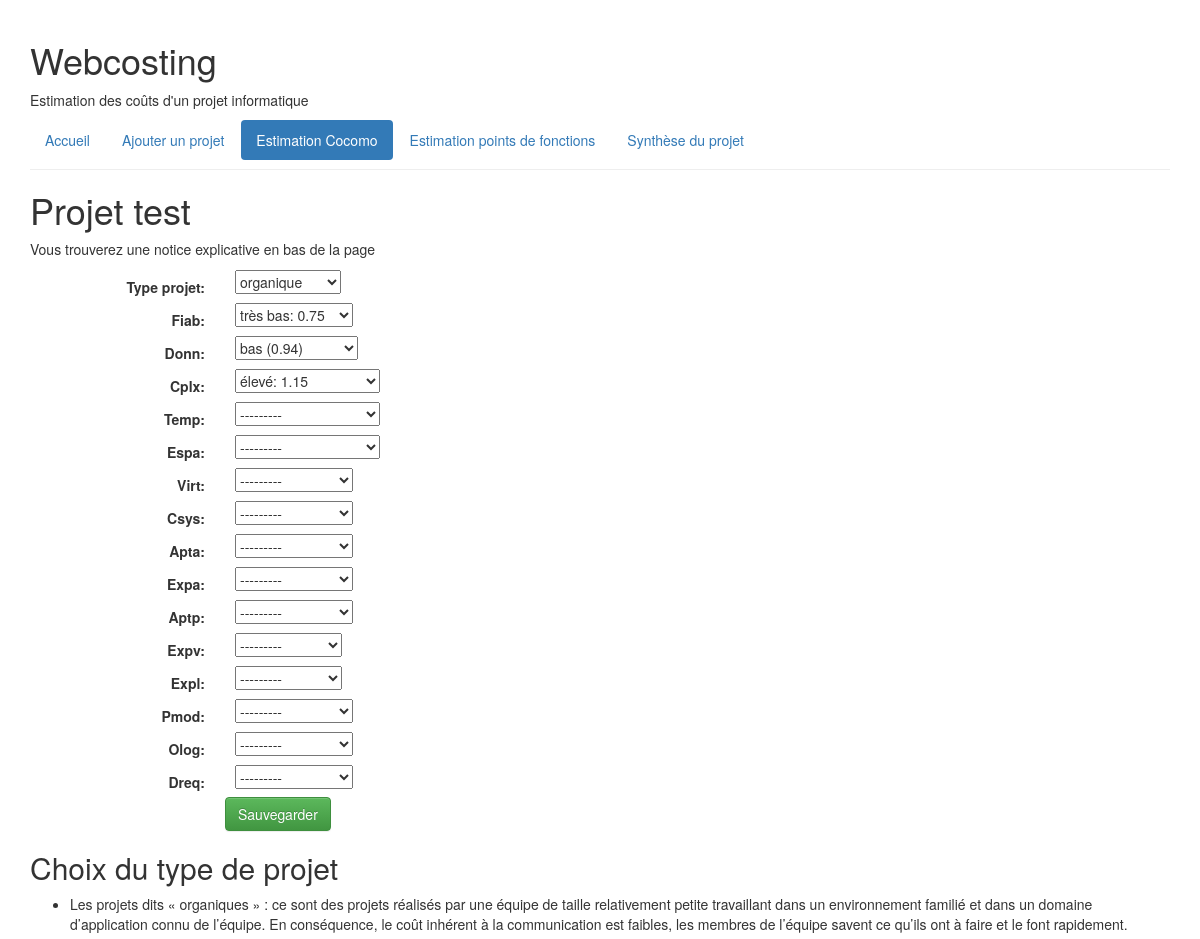
Before: /webcosting/projet/129/cocomo/update/ (upper part) with the older database file.
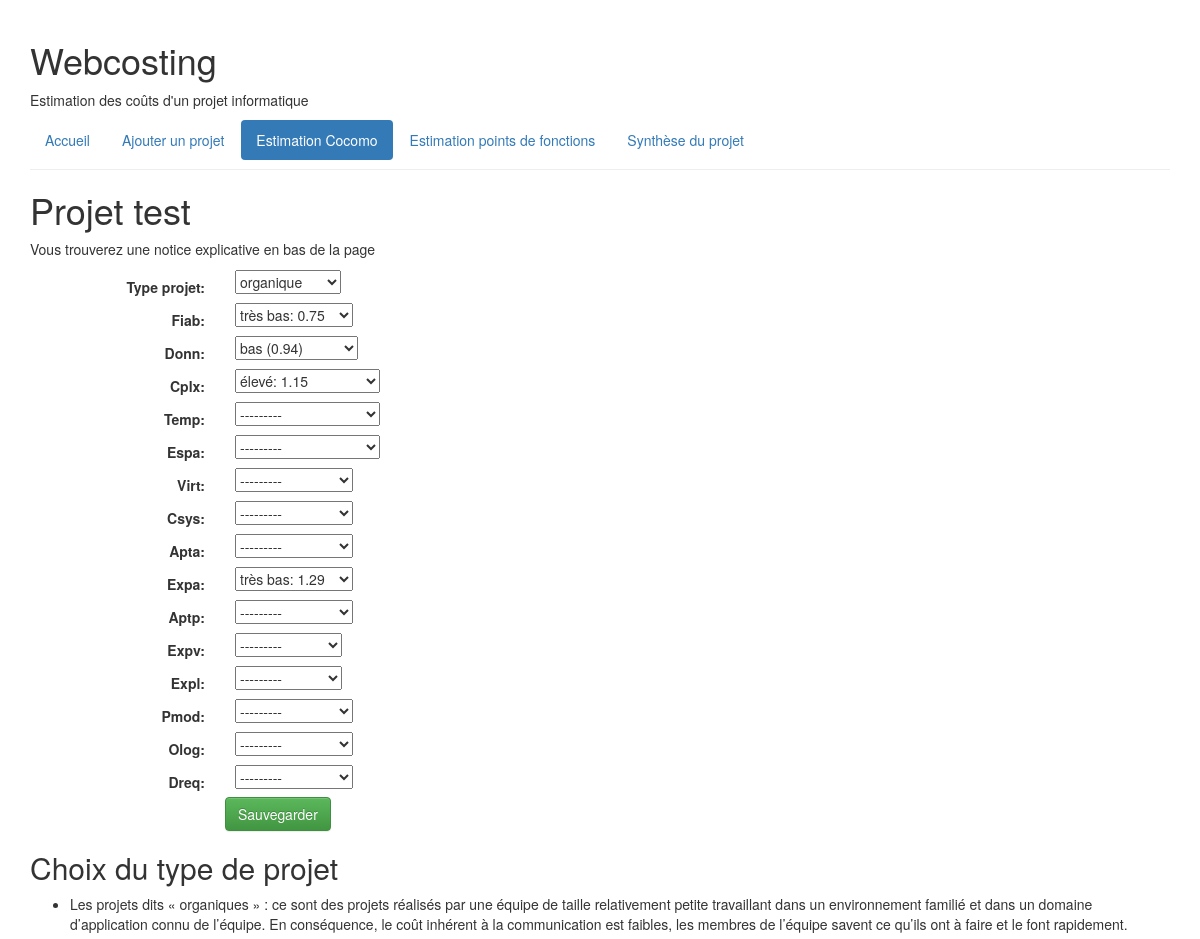
After: the same page with the newer database file.
### webcosting/models.py (models this page shows, shortened)
class Projet(models.Model):
    nom_projet = models.CharField(
        'nom du projet',
        max_length=100,
        default=None
        )
    date_dernier_enregistrement = models.DateTimeField(
        'date du dernier enregistrement',
        auto_now=True,
        null=True
        )
    ORGANIQUE = 'OR'
    SEMIDETACHE = 'SD'
    EMBARQUE = 'EM'
    TYPE_PROJET_CHOIX = (
        (ORGANIQUE, 'organique'),
        (SEMIDETACHE, 'semi-détaché'),
        (EMBARQUE, 'embarqué'),
    )
    type_projet = models.CharField(
        max_length=2,
        choices=TYPE_PROJET_CHOIX,
        default='organique'
        )
    taille_projet = models.ForeignKey(
        TailleProjet,
        on_delete=models.CASCADE,
        blank=True,
        null=True,
        )
    language_de_programmation = models.ForeignKey(
        LanguageDeProgrammation,
        on_delete=models.CASCADE,
        blank=True,
        null=True,
        )
    facteur_ajustement = models.IntegerField(
        default=1,
        blank=True,
        null=True,
        )
    FIAB_CHOIX = (
        (0.75, 'très bas: 0.75'),
        (0.88, 'bas: 0.88'),
        (1.00, 'moyen: 1.00'),
        (1.15, 'élevé: 1.15'),
        (1.40, 'très élevé: 1.40'),
        )
    fiab = models.FloatField(
        choices=FIAB_CHOIX,
        default=1.00,
        blank=True,
        null=True,
        )
    DONN_CHOIX = (
        (0.94, 'bas (0.94)'),
        (1.00, 'moyen (1.00)'),
        (1.08, 'élevé (1.08)'),
        (1.16, 'très élevé (1.16)'),
        )
    donn = models.FloatField(
        choices=DONN_CHOIX,
        default=1.00,
        blank=True,
        null=True,
        )
    CPLX_CHOIX = (
        (0.70, 'très bas: 0.70'),
        (0.85, 'bas: 0.85'),
        (1.00, 'moyen: 1.00'),
        (1.15, 'élevé: 1.15'),
        (1.30, 'très élevé: 1.30'),
        (1.65, 'très très élevé: 1.65'),
        )
    cplx = models.FloatField(
        choices=CPLX_CHOIX,
        default=1.00,
        blank=True,
        null=True,
        )
    TEMP_CHOIX = (
        (1.00, 'moyen: 1.00'),
        (1.11, 'élevé: 1.11'),
        (1.30, 'très élevé: 1.30'),
        (1.66, 'très très élevé: 1.66'),
        )
    temp = models.FloatField(
        choices=TEMP_CHOIX,
        default=1.00,
        blank=True,
        null=True,
        )
    ESPA_CHOIX = (
        (1.00, 'moyen: 1.00'),
        (1.06, 'élevé: 1.06'),
        (1.21, 'très élevé: 1.21'),
        (1.56, 'très très élevé: 1.56'),
        )
    espa = models.FloatField(
        choices=ESPA_CHOIX,
        default=1.00,
        blank=True,
        null=True,
        )
    VIRT_CHOIX = (
        (0.87, 'bas: 0.87'),
        (1.00, 'moyen: 1.00'),
        (1.15, 'élevé: 1.15'),
        (1.30, 'très élevé: 1.30'),
        )
    virt = models.FloatField(
        choices=VIRT_CHOIX,
        default=1.00,
        blank=True,
        null=True,
        )
    CSYS_CHOIX = (
        (0.87, 'bas: 0.87'),
        (1.00, 'moyen: 1.00'),
        (1.07, 'élevé: 1.07'),
        (1.15, 'très élevé: 1.15'),
        )
    csys = models.FloatField(
        choices=CSYS_CHOIX,
        default=1.00,
        blank=True,
        null=True,
        )
    APTA_CHOIX = (
        (1.46, 'très bas: 1.46'),
        (1.19, 'bas: 1.19'),
        (1.00, 'moyen: 1.00'),
        (0.86, 'élevé: 0.86'),
        (0.71, 'très élevé: 0.71'),
        )
    apta = models.FloatField(
        choices=APTA_CHOIX,
        default=1.00,
        blank=True,
        null=True,
        )
    EXPA_CHOIX = (
        (1.29, 'très bas: 1.29'),
        (1.13, 'bas: 1.13'),
        (1.00, 'moyen: 1.00'),
        (0.91, 'élevé: 0.91'),
        (0.82, 'très élevé: 0.82'),
        )
    expa = models.FloatField(
        choices=EXPA_CHOIX,
        default=1.00,
        blank=True,
        null=True,
        )
    APTP_CHOIX = (
        (1.42, 'très bas: 1.42'),
        (1.17, 'bas: 1.17'),
        (1.00, 'moyen: 1.00'),
        (0.86, 'élevé: 0.86'),
        (0.70, 'très élevé: 0.70'),
        )
    aptp = models.FloatField(
        choices=APTP_CHOIX,
        default=1.00,
        blank=True,
        null=True,
        )
    EXPV_CHOIX = (
        (1.21, 'très bas: 1.21'),
        (1.10, 'bas: 1.10'),
        (1.00, 'moyen: 1.00'),
        (0.95, 'élevé: 0.95'),
        )
    expv = models.FloatField(
        choices=EXPV_CHOIX,
        default=1.00,
        blank=True,
        null=True,
        )
    EXPL_CHOIX = (
        (1.14, 'très bas: 1.14'),
        (1.07, 'bas: 1.07'),
        (1.00, 'moyen: 1.00'),
        (0.95, 'élevé: 0.95'),
        )
    expl = models.FloatField(
        choices=EXPL_CHOIX,
        default=1.00,
        blank=True,
        null=True,
        )
    PMOD_CHOIX = (
        (1.24, 'très bas: 1.24'),
        (1.10, 'bas: 1.10'),
        (1.00, 'moyen: 1.00'),
        (0.91, 'élevé: 0.91'),
        (0.82, 'très élevé: 0.82'),
        )
    pmod = models.FloatField(
        choices=PMOD_CHOIX,
        default=1.00,
        blank=True,
        null=True,
        )
    OLOG_CHOIX = (
        (1.24, 'très bas: 1.24'),
        (1.10, 'bas: 1.10'),
        (1.00, 'moyen: 1.00'),
        (0.91, 'élevé: 0.91'),
        (0.83, 'très élevé: 0.83'),
        )
    olog = models.FloatField(
        choices=OLOG_CHOIX,
        default=1.00,
        blank=True,
        null=True,
        )
    DREQ_CHOIX = (
        (1.23, 'très bas: 1.23'),
        (1.08, 'bas: 1.08'),
        (1.00, 'moyen: 1.00'),
        (1.04, 'élevé: 1.04'),
        (1.10, 'très élevé: 1.10'),
        )
    dreq = models.FloatField(
        choices=DREQ_CHOIX,
        default=1.00,
        blank=True,
        null=True,
        )
    def _point_de_fonction_brut(self):
        fonctions = Fonction.objects.filter(projet=self.id)
        point_de_fonction_brut = 0
        for fonction in fonctions:
            point_de_fonction_brut += fonction.point_de_fonction_brut
        return point_de_fonction_brut
    point_de_fonction_brut = property(_point_de_fonction_brut)
    def _point_de_fonction_net(self):
        return self.facteur_ajustement * self.point_de_fonction_brut
    point_de_fonction_net = property(_point_de_fonction_net)
    def _charge_de_travail_point_de_fonction(self):
        taille_projet = TailleProjet.objects.get(taille_projet=self.taille_projet)
        charge_de_travail = taille_projet.charge_de_travail
        return charge_de_travail * self.point_de_fonction_net
    charge_de_travail_point_de_fonction = property(_charge_de_travail_point_de_fonction)
    def _charge_de_travail_point_de_fonction_mois(self):
        return self.charge_de_travail_point_de_fonction / 30.0
    charge_de_travail_point_de_fonction_mois = property(_charge_de_travail_point_de_fonction_mois)
    def _kilo_ligne_de_code(self):
        language_de_programmation = LanguageDeProgrammation.objects.get(language_de_programmation=self.language_de_programmation)
        ligne_de_code = language_de_programmation.ligne_de_code
        ligne_de_code = ligne_de_code * self.point_de_fonction_net
        kilo_ligne_de_code = ligne_de_code / 1000.0
        return kilo_ligne_de_code
    kilo_ligne_de_code = property(_kilo_ligne_de_code)
    def _effort_simple(self):
        A = Coefficient.objects.get(
            type_coefficient='A',
            type_projet=self.type_projet,
            )
        B = Coefficient.objects.get(
            type_coefficient='B',
            type_projet=self.type_projet,
            )
        A = A.valeur_coefficient
        B = B.valeur_coefficient
        ligne_de_code = self.kilo_ligne_de_code
        effort_simple = A * (ligne_de_code ** B)
        effort_simple = round(effort_simple, 2)
        return effort_simple
    effort_simple = property(_effort_simple)
    def _charge_de_travail_cocomo(self):
        effort_simple = self.effort_simple
        moyenne_degres_integration = self.fiab / 1.0
        effort_intermediaire = moyenne_degres_integration * effort_simple
        effort_intermediaire = round(effort_intermediaire, 2)
        return effort_intermediaire
    charge_de_travail_cocomo = property(_charge_de_travail_cocomo)
    def _temps_de_developpement(self):
        C = Coefficient.objects.get(
            type_coefficient='C',
            type_projet=self.type_projet
            )
        D = Coefficient.objects.get(
            type_coefficient='D',
            type_projet=self.type_projet
            )
        C = C.valeur_coefficient
        D = D.valeur_coefficient
        effort_simple = self.effort_simple
        temps_de_developpement = C * (effort_simple ** D)
        temps_de_developpement = round(temps_de_developpement, 2)
        return temps_de_developpement
    temps_de_developpement = property(_temps_de_developpement)

### webcosting/views.py (the view)
class CocomoUpdate(UpdateView):
    model = Projet
    fields = ['type_projet', 'fiab', 'donn', 'cplx', 'temp', 'espa', 'virt', 'csys', 'apta', 'expa', 'aptp', 'expv', 'expl', 'pmod', 'olog', 'dreq']
    template_name = 'webcosting/cocomo_form.html'

### webcosting/templates/webcosting/cocomo_form.html (shortened to what this page needs)
{% extends "webcosting/base.html" %}
{% block navigation %}
<ul class="nav nav-pills">
  <li role="presentation"><a href="{% url 'webcosting:index' %}">Accueil</a></li>
  <li role="presentation"><a href="{% url 'webcosting:projet_add' %}" role="button">Ajouter un projet</a></li>
  <li role="presentation" class="active"><a href="{% url 'webcosting:cocomo_update' projet.id %}">Estimation Cocomo</a></li>
  <li role="presentation" ><a href="{% url 'webcosting:fonction' projet.id %}" role="button">Estimation points de fonctions</a></li>
  <li role="presentation"><a href="{% url 'webcosting:projet' projet.id %}">Synthèse du projet</a></li>
</ul>
{% endblock %}
{% block content %}
<h1>Projet {{ projet.nom_projet }} </h1>
<p>Vous trouverez une notice explicative en bas de la page</p>
<form class="form-horizontal" action="" method="post">
    {% include 'webcosting/form-template.html' %}
    <div class="form-group">
        <div class="col-sm-offset-2 col-sm-10">
            <button type="submit" class="btn btn-success">Sauvegarder</button>
        </div>
    </div>
</form>
<h2>Choix du type de projet</h2>
<ul>
  <li>
Les projets dits « organiques » : ce sont des projets réalisés par une équipe de taille
relativement petite travaillant dans un environnement familié et dans un domaine
d’application connu de l’équipe. En conséquence, le coût inhérent à la communication est
faibles, les membres de l’équipe savent ce qu’ils ont à faire et le font rapidement.
  </li>
  <br>
  <br>
</ul>
{% endblock %}

### webcosting/templates/webcosting/form-template.html (shortened to what this page needs)
{% for field in form %}
<div class="formgroup">
    <div class="col-sm-offset-2 col-sm-10">
    </div>
    <label class="control-label col-sm-2">{{ field.label_tag}}</label>
    <div class="col-sm-10">{{ field }}</div>
</div>
{% endfor %}

Changed rows visible on the page:
changed Projet "test": expa "---------" → "très bas: 1.29"
